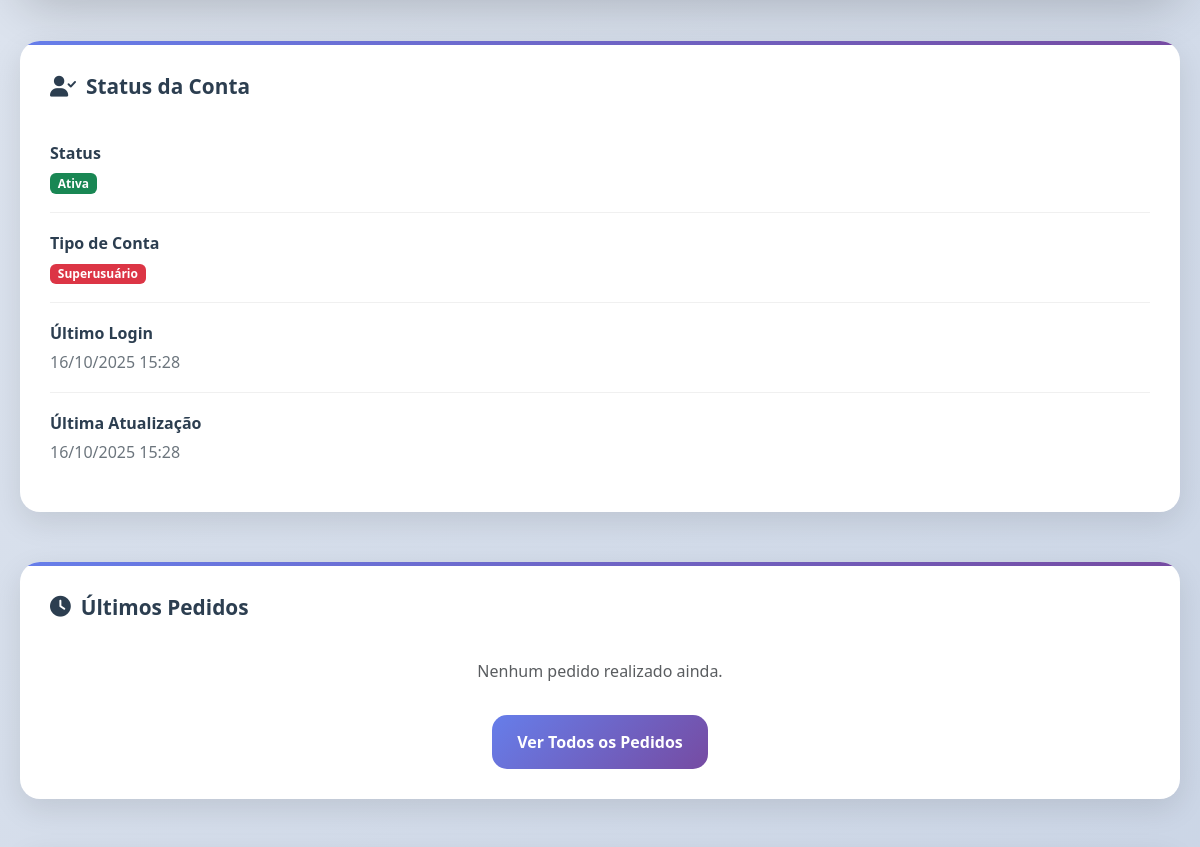
The app's page /register/perfil/ (signed in, middle part), older data.
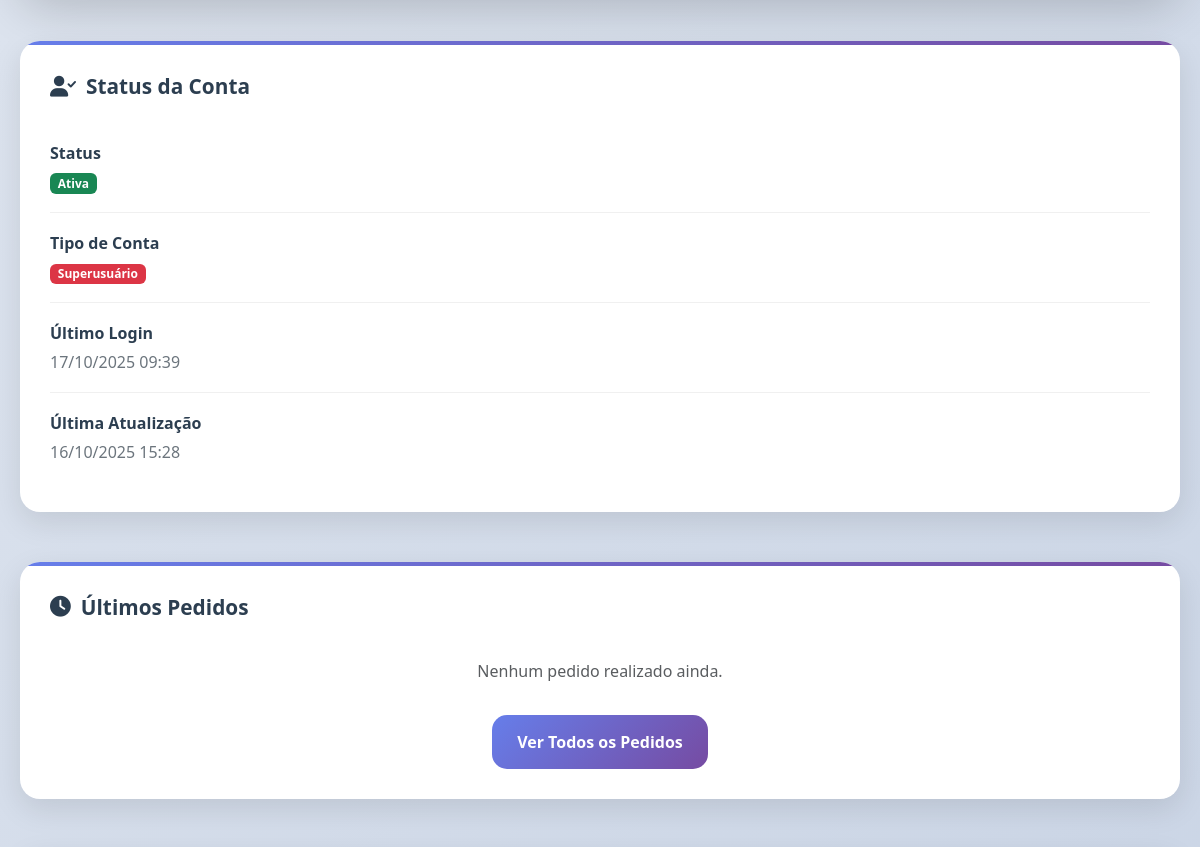
The same page, newer data.
### conta/models.py (models this page shows, shortened)
class Usuario(AbstractUser):
    username = models.CharField(
        max_length=150,
        unique=True,
        blank=True,
        null=True
    )
    email = models.EmailField('E-mail', unique=True)
    nome = models.CharField('Nome Completo', max_length=100)
    telemovel = models.CharField('Telemóvel', max_length=15, blank=True, null=True)
    cpf = models.CharField('CPF', max_length=14, unique=True)
    data_nascimento = models.DateField('Data de Nascimento', blank=True, null=True)
    bairro = models.CharField('Bairro', max_length=100, blank=True, null=True)
    cidade = models.CharField('Cidade', max_length=100, blank=True, null=True)
    provincia = models.CharField('Província', max_length=50, blank=True, null=True)
    municipio = models.CharField('Município', max_length=50, blank=True, null=True)
    foto_perfil = models.ImageField(
        'Foto de Perfil',
        upload_to='avatars/%Y/%m/%d/',
        blank=True,
        null=True
    )
    data_criacao = models.DateTimeField('Data de Criação', default=timezone.now)
    data_atualizacao = models.DateTimeField('Data de Atualização', auto_now=True)
    USERNAME_FIELD = 'email'
    REQUIRED_FIELDS = ['nome', 'cpf', 'username']
    class Meta:
        verbose_name = 'Usuário'
        verbose_name_plural = 'Usuários'
        db_table = 'conta_usuario'

### conta/views.py (the view)
# urls.py: path('perfil/', views.perfil, name='perfil'),
@login_required
def perfil(request):
    usuario = request.user
    return render(request, 'perfil.html', {'usuario': usuario})

### conta/templates/perfil.html (shortened to what the changed rows need)
<!DOCTYPE html>
{% load static %}
<html lang="pt-br">
<head>
    <link href="https://cdn.jsdelivr.net/npm/bootstrap@5.3.0/dist/css/bootstrap.min.css" rel="stylesheet">
    <link rel="stylesheet" href="https://cdnjs.cloudflare.com/ajax/libs/font-awesome/6.0.0/css/all.min.css">
    <link href="https://unpkg.com/aos@2.3.1/dist/aos.css" rel="stylesheet">
    <link href="{% static "css/per.css" %}" rel="stylesheet">
</head>
<body>
    <div class="main-container">
        <div class="content-grid">
            <div class="sidebar-content">
                <div class="info-card" data-aos="fade-left" data-aos-delay="300">
                    <div class="info-item">
                        <div class="info-label">Último Login</div>
                        <div class="info-value">
                            {% if usuario.last_login %}
                                {{ usuario.last_login|date:"d/m/Y H:i" }}
                            {% else %}
                                <span class="empty-field">Primeiro acesso</span>
                            {% endif %}
                        </div>
                    </div>
                    <div class="info-item">
                        <div class="info-label">Última Atualização</div>
                        <div class="info-value">{{ usuario.data_atualizacao|date:"d/m/Y H:i" }}</div>
                    </div>
                </div>
            </div>
        </div>
    </div>
</body>
</html>

Row changes from the older to the newer data that the page shows:
changed Usuario: last_login "16/10/2025 15:28" → "17/10/2025 09:39"
